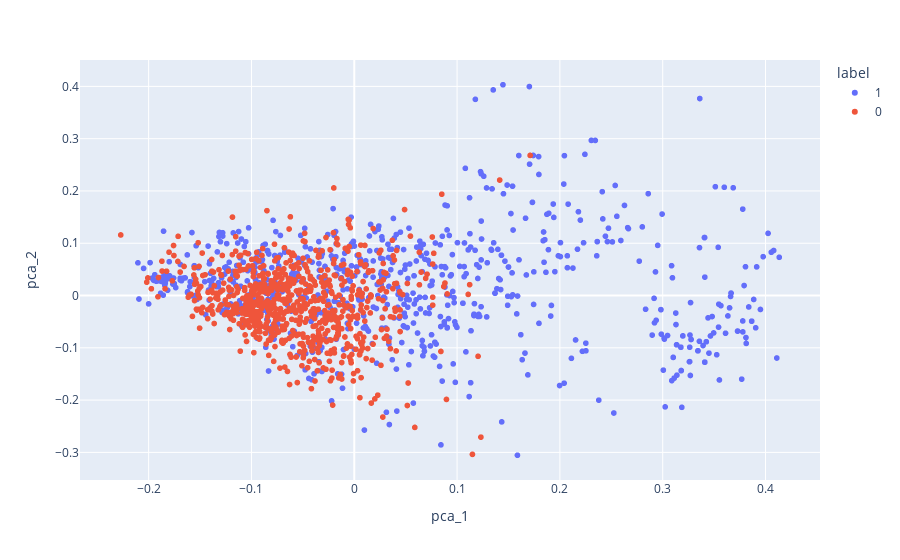

Here is the notebook cell this chart was saved with:
### Markdown cell above
Os peptideos antitumorais tem uma composição muito diferente dos que não são?
Poderia ser avaliado em gráfico caso houvessem apenas duas colunas
Como são muitas dimensões, para avaliar será transformado, redução de dimensionalidade (PCA)
PCA - produzir visualização (2 ou 3 componentes que representam vários) possibilitando plotagem

### Code cell
from sklearn.decomposition import PCA
from plotly import express as ex

pca = PCA(n_components=2)
X_pca = pca.fit_transform(X)

df_peptides_pca = pd.DataFrame(X_pca, columns=['pca_1', 'pca_2'])
df_peptides_pca['label'] = y.astype(str)

ex.scatter(df_peptides_pca, x='pca_1', y='pca_2', color = 'label')

### Figure 1 — Plotly figure (JSON) as saved in the notebook; plotly's stock layout.template omitted (floating-point values rounded to 4 significant figures; data arrays with more than 128 entries replaced by an {"elided": "..."} marker saying what was removed)
{"data": [{"hovertemplate": "label=1<br>pca_1=%{x}<br>pca_2=%{y}<extra></extra>", "legendgroup": "1", "marker": {"color": "#636efa", "symbol": "circle"}, "mode": "markers", "name": "1", "showlegend": true, "type": "scattergl", "x": {"elided": "776 float values"}, "xaxis": "x", "y": {"elided": "776 float values"}, "yaxis": "y"}, {"hovertemplate": "label=0<br>pca_1=%{x}<br>pca_2=%{y}<extra></extra>", "legendgroup": "0", "marker": {"color": "#EF553B", "symbol": "circle"}, "mode": "markers", "name": "0", "showlegend": true, "type": "scattergl", "x": {"elided": "776 float values"}, "xaxis": "x", "y": {"elided": "776 float values"}, "yaxis": "y"}], "layout": {"legend": {"title": {"text": "label"}, "tracegroupgap": 0}, "margin": {"t": 60}, "xaxis": {"anchor": "y", "domain": [0, 1], "title": {"text": "pca_1"}}, "yaxis": {"anchor": "x", "domain": [0, 1], "title": {"text": "pca_2"}}}}
